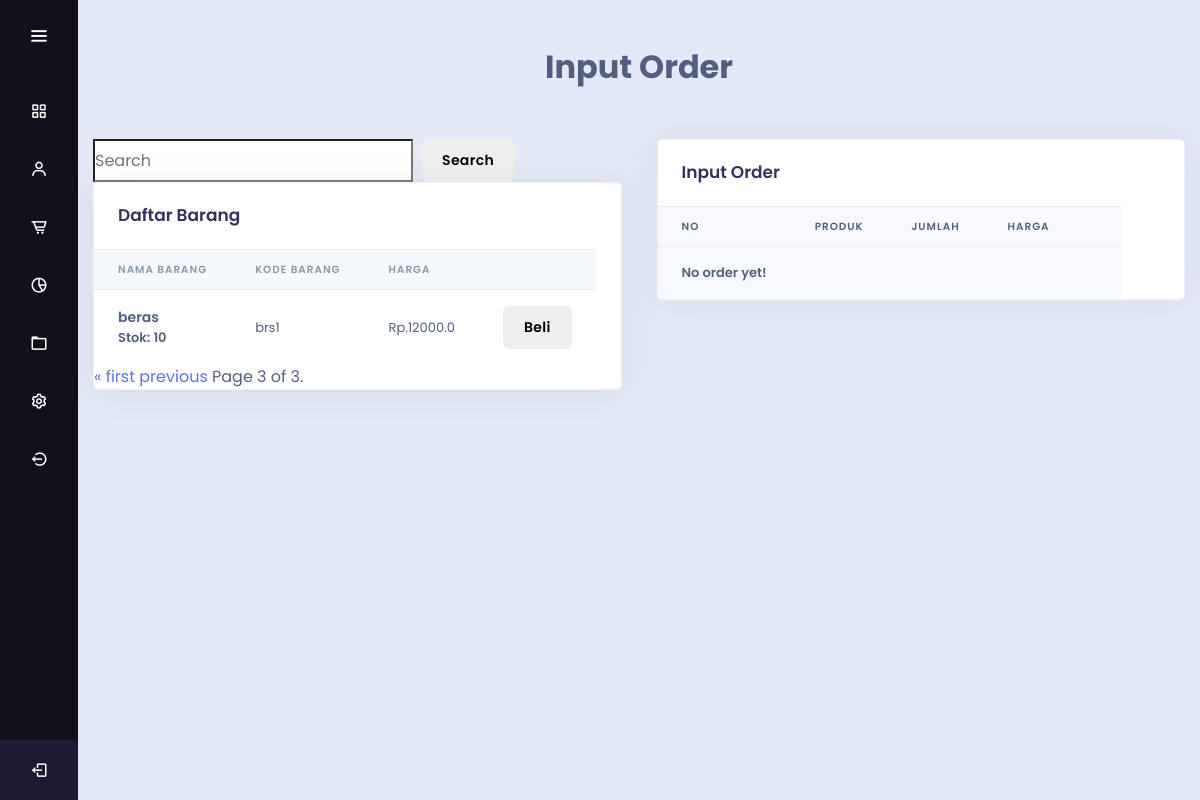
/barang/?search=&page=4 (signed in), run on an earlier commit of the app's database.
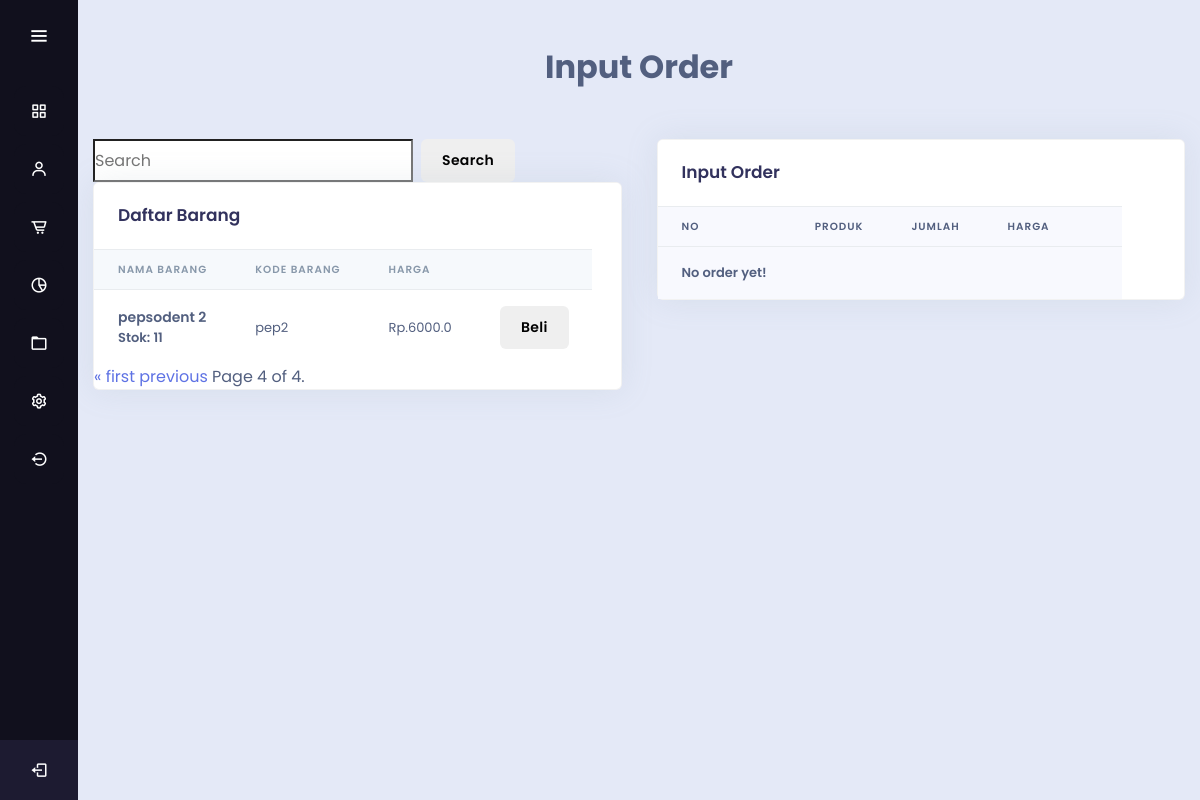
And on a later commit of the database.
### kasirku/models.py (models this page shows, shortened)
class Barang(models.Model):
    barang = models.CharField(max_length=50)
    kode = models.CharField(max_length=40)
    harga = models.FloatField(null=True)
    quantity = models.IntegerField()
    diskon = models.IntegerField()

### kasirku/views.py (the view)
# urls.py: path('barang/', barang, name='barang'),
@login_required(login_url=settings.LOGIN_URL)
def barang(request):
    barangs = Barang.objects.all()
    tittle = "Daftar Barang";
    cart_product_form = CartAddProductForm()
    cart = Cart(request)
    search = request.GET.get("search") if request.GET.get("search") else ""
    if search:
        barangs = barangs.filter(
            barang__icontains=search
        )
    page_size = 1  # Set the number of items per page
    paginator = Paginator(barangs, page_size)
    page = request.GET.get('page')
    try:
        barangs = paginator.page(page)
    except PageNotAnInteger:
        barangs = paginator.page(1)
    except EmptyPage:
        barangs = paginator.page(paginator.num_pages)
    konteks = {
        'barangs': barangs,
        'tittle': tittle,
        'cart_product_form': cart_product_form,
        'cart': cart,
        'search': search,  # Include search query in the context
    }
    return render(request, 'barang.html', konteks)

### kasirku/forms.py
class CartAddProductForm(forms.Form):
    quantity = forms.IntegerField(initial=1, widget=forms.HiddenInput)
    override = forms.BooleanField(required=False, initial=False, widget=forms.HiddenInput)

### kasirku/cart.py (called while the page is built)
    def __len__(self):
        return sum(item['quantity'] for item in self.cart.values())

### kasirku/templates/barang.html (shortened to what this page needs)
{% extends 'base.html' %}
{% block content %}
    <center>
      <h1>Input Order</h1>
    </center>
    <section>
      <div class="main-content">
        <div class="container mt-5">
            <div class="row">
                <div class="col" style="margin-right: 5px;">
                  <form class="d-flex mb-2">
                    <input class="form-control mr-2" type="search" placeholder="Search" aria-label="Search" name="search">
                    <button class="btn btn-primary my-2 my-sm-0" type="submit">Search</button>
                  </form>
                  <div class="card shadow">
                    <div class="card-header border-0">
                      <h3 class="mb-0">Daftar Barang</h3>
                    </div>
                    <div class="table-responsive">
                      <table class="table align-items-center table-flush">
                        <thead class="thead-light">
                          <tr>
                            <th>Nama Barang</th>
                            <th>KODE Barang</th>
                            <th>HARGA</th>
                            <th></th>
                          </tr>
                        </thead>
                        {% for barang in barangs %}
                        <tbody>
                          <tr>
                            <th>
                              <div class="media align-items-center">
                                <div class="media-body">
                                  <span class="mb-0 text-sm">{{ barang.barang }}</span><br> Stok: {{ barang.quantity }}
                                </div>
                              </div>
                            </th>
                            <td>
                                {{ barang.kode }}
                            </td>
                            <td>
                                Rp.{{ barang.harga }}
                            </td>
                            <td>
                                <div class="control">
                                    <form action="{% url 'add_cart' barang.id %}" method="post">
                                        <button type="submit" class="btn btn-primary">Beli</button>
                                    </form>
                                </div>
                            </td>
                          </tr>
                          {% endfor %}
                        </tbody>
                      </table>
                    </div>
                    <div class="pagination d-flex justify-content-center">
                        <span class="step-links">
                            {% if barangs.has_previous %}
                                <a href="?search={{ search }}&page=1">&laquo; first</a>
                                <a href="?search={{ search }}&page={{ barangs.previous_page_number }}">previous</a>
                            {% endif %}
                            <span class="current">
                                Page {{ barangs.number }} of {{ barangs.paginator.num_pages }}.
                            </span>
                        </span>
                    </div>
                  </div>
                </div>
                <div class="col">
                  <div class="card shadow">
                    <div class="card-header border-0">
                      <h3 class="mb-0">Input Order</h3>
                    </div>
                    <div class="table-responsive">
                      <div class="table">
                          <table class="table is-narrow">
                              {% if cart %}
                              <thead>
                                <tr>
                                  <th>No</th>
                                  <th>Produk</th>
                                  <th>Jumlah</th>
                                  <th>Harga(Rp)</th>
                                  <th></th>
                                </tr>
                              </thead>
                              <tbody>
                              {% for item in cart %}
                                {% with product=item.product %}
                                    <tr>
                                        <td>{{ forloop.counter }}</td>
                                        <td class="is-size-6-mobile">
                                            {{ product.barang }} <br> Stok: {{ item.stok }}
                                        </td>
                                        <td>{{ item.quantity }}</td>
                                        <td>{{ item.total_price|add:"0" }}</td>
                                        <td><button class="btn is-danger is-size-7-mobile"><a href="{% url 'remove_cart' product.id %}">Hapus</a></button></td>
                                    </tr>
                                    {% if item.product.diskon %}
                                    <tr>
                                      <td></td>
                                      <td>Diskon {{ item.product.diskon|add:"0" }} %</td>
                                      <td></td>
                                      <td>{{ item.total_diskon|add:"0" }}</td>
                                      <td></td>
                                    </tr>
                                    {% endif %}
                                {% endwith %}
                              {% endfor %}
                              </tbody>
                              <tfoot>
                                  <tr>
                                      <td>SubTotal harga</td>
                                      <td></td>
                                      <td>{{ cart.get_total_quantity }}</td>
                                      <td>{{ cart.get_subtotal_price|add:"0" }}</td>
                                  </tr>
                                  <tr>
                                      <td>Total Diskon</td>
                                      <td></td>
                                      <td></td>
                                      <td>{{ cart.get_total_diskon }}</td>
                                  </tr>
                                  <tr>
                                      <td>Total harga</td>
                                      <td></td>
                                      <td>{{ cart.get_total_quantity }}</td>
                                      <td>{{ cart.get_total_price }}</td>
                                  </tr>
                              </tfoot>
                              {% else %}
                              <thead>
                                <tr>
                                  <th>No</th>
                                  <th>Produk</th>
                                  <th>Jumlah</th>
                                  <th>Harga</th>
                                  <th></th>
                                </tr>
                              </thead>
                              <tbody>
                                <tr>
                                  <th>No order yet!</th>
                                  <th></th>
                                  <th></th>
                                  <th></th>
                                  <th></th>
                                </tr>
                              </tbody>
                              {% endif %}
                          </table>
                      </div>
                    </div>
                  </div>
                </div>
            </div>
        </div>
      </div>
    </section>
{% endblock %}

### templates/base.html (shortened to what this page needs)
{% load static %}
{% block navbar %}
<!DOCTYPE html>
<html lang="en" dir="ltr">
  <head>
    <link rel="stylesheet" href="style.css">
    <link href='https://unpkg.com/boxicons@latest/css/boxicons.min.css' rel='stylesheet'>
     <link rel="stylesheet" href="{% static 'css/style.css' %}">
     <link rel="stylesheet" href="{% static 'css/table.css' %}">
     <link rel="stylesheet" href="{% static 'css/navbar.css' %}">
   </head>
<body>
    {% include 'navbar.html' %}
    <div class="home-section">
        {% block content %}
        {% endblock %}
    </div>
</body>
</html>
{% endblock navbar %}

### templates/navbar.html (shortened to what this page needs)
{% load static %}
{% block navbar %}
<div class="sidebar">
  <div class="logo-details">
      <i class='bx bx-menu' id="btn" ></i>
  </div>
  <ul class="nav-list">
    <li>
      <a href="{% url 'dashboard' %}">
        <i class='bx bx-grid-alt'></i>
      </a>
    </li>
    <li>
     <a href="#">
       <i class='bx bx-user' ></i>
     </a>
   </li>
   <li>
    <a href="{% url 'barang' %}">
      <i class='bx bx-cart-alt' ></i>
    </a>
  </li>
   <li>
     <a href="#">
       <i class='bx bx-pie-chart-alt-2' ></i>
     </a>
   </li>
   <li>
     <a href="{% url 'buku' %}">
       <i class='bx bx-folder' ></i>
     </a>
   </li>
   <li>
     <a href="#">
       <i class='bx bx-cog' ></i>
     </a>
   </li>
   <li>
    <a href="{% url 'masuk' %}">
      <i class='bx bx-log-out-circle' ></i>
    </a>
  </li>
   <li class="profile">
       <div class="profile-details">
         <div class="name_job">
           <div class="name">Kelompok 4 | 19.1A.17</div>
           <div class="job">Web designer</div>
         </div>
       </div>
       <i class='bx bx-log-out' id="log_out" ></i>
   </li>
  </ul>
</div>
{% endblock navbar %}

### static/css/style.css (style rules this page uses)
body { background-color: lightblue; font-family: verdana; }

### static/css/navbar.css (style rules this page uses)
* { margin: 0; padding: 0; box-sizing: border-box; font-family: "Poppins" , sans-serif; }
.sidebar { position: fixed; left: 0; top: 0; height: 100%; width: 78px; background: #11101D; padding: 6px 14px; z-index: 99; transition: all 0.5s ease; }
.sidebar .logo-details { height: 60px; display: flex; align-items: center; position: relative; }
.sidebar .logo-details #btn { position: absolute; top: 50%; right: 0; transform: translateY(-50%); font-size: 22px; transition: all 0.4s ease; font-size: 23px; text-align: center; cursor: pointer; transition: all 0.5s ease; }
.sidebar i { color: #fff; height: 60px; min-width: 50px; font-size: 28px; text-align: center; line-height: 60px; }
.sidebar .nav-list { margin-top: 20px; height: 100%; }
.sidebar li { position: relative; margin: 8px 0; list-style: none; }
.sidebar li a { display: flex; height: 100%; width: 100%; border-radius: 12px; align-items: center; text-decoration: none; transition: all 0.4s ease; background: #11101D; }
.sidebar li i { height: 50px; line-height: 50px; font-size: 18px; border-radius: 12px; }
.sidebar li.profile { position: fixed; height: 60px; width: 78px; left: 0; bottom: -8px; padding: 10px 14px; background: #1d1b31; transition: all 0.5s ease; overflow: hidden; }
.sidebar li .profile-details { display: flex; align-items: center; flex-wrap: nowrap; }
.sidebar li.profile .name, .sidebar li.profile .job { font-size: 15px; font-weight: 400; color: #fff; white-space: nowrap; }
.sidebar li.profile .job { font-size: 12px; }
.sidebar .profile #log_out { position: absolute; top: 50%; right: 0; transform: translateY(-50%); background: #1d1b31; width: 100%; height: 60px; line-height: 60px; border-radius: 0px; transition: all 0.5s ease; }
.home-section { position: relative; background: #E4E9F7; min-height: 100vh; top: 0; left: 78px; width: calc(100% - 78px); transition: all 0.5s ease; z-index: 2; }

What changed in the data, as far as the page shows it:
no longer on this page (row unchanged): Barang: barang "beras", quantity "10", kode "brs1", harga "12000.0"
added Barang: barang "pepsodent 2", quantity "11", kode "pep2", harga "6000.0"
Also different on the page:
{{ barangs.number }}: "3" → "4"
{{ barangs.paginator.num_pages }}: "3" → "4"
